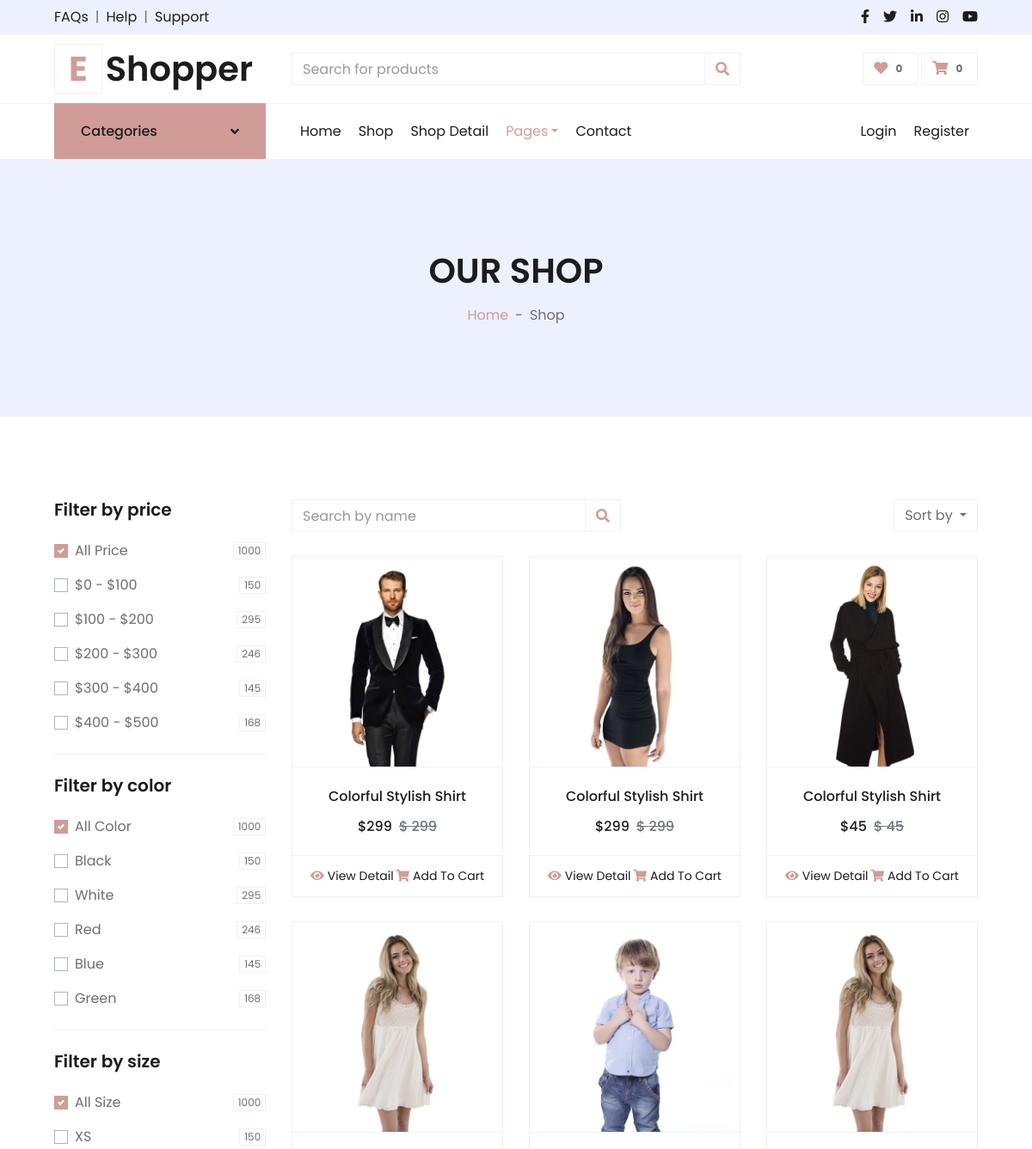
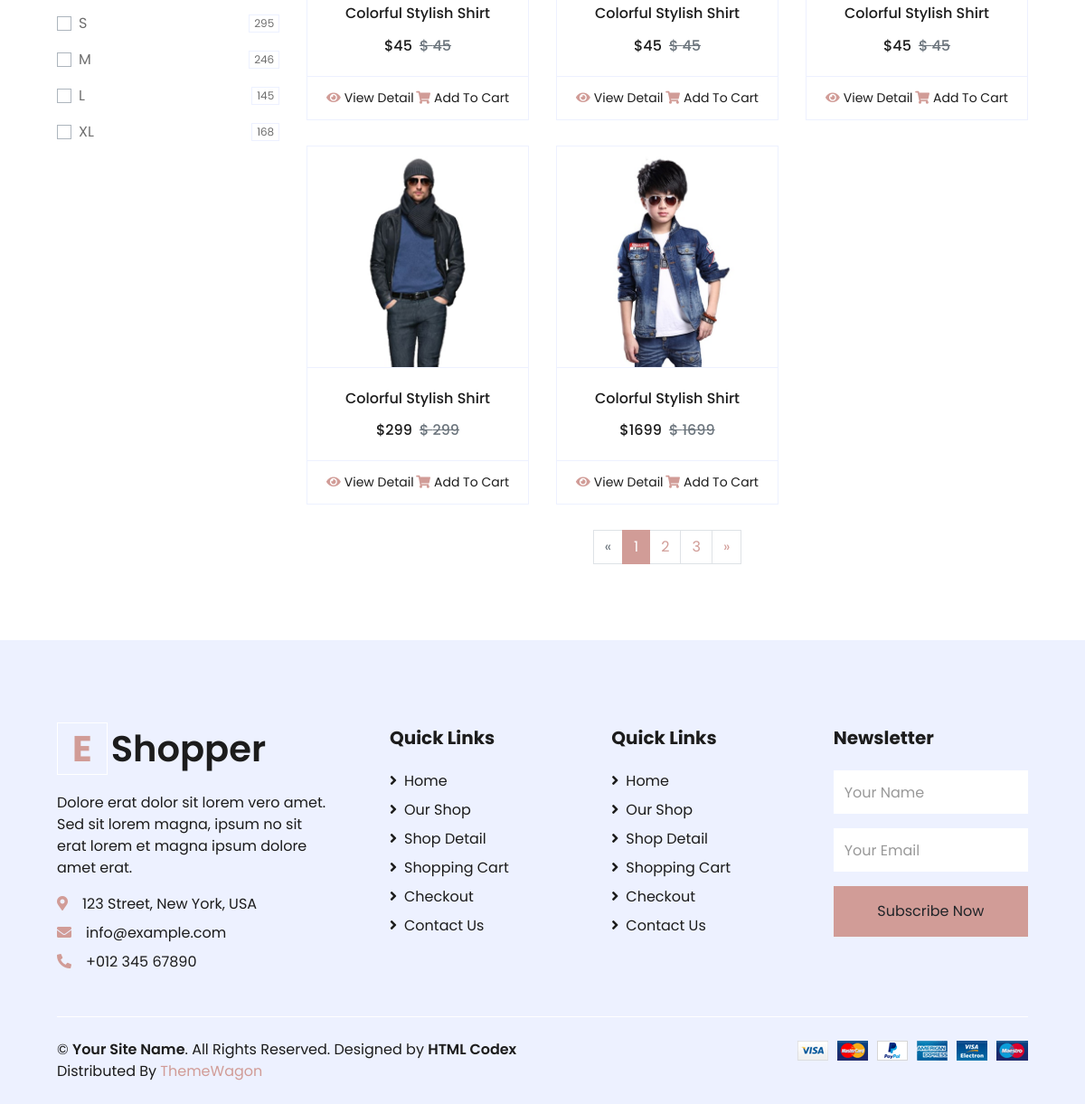
Screenshot of /shop?order=popularity with the database file from the repository (2 pictures, top to bottom).
### app/models.py (models this page shows)
class Product(models.Model):
    date = models.DateField()
    popularity = models.IntegerField()
    rating = models.IntegerField()
    name = models.CharField(max_length=50)
    price = models.IntegerField()
    img_name = models.CharField(max_length=100)

### app/views.py (the view)
# urls.py: path('shop',views.shop,name='shop'),
def shop(r):
    try:
        order = r.GET.get('order')
        order_by = r.GET.get("order_by")
        if order_by is None:order_by="year"
        if order is None:order='date'
        if order=="date":
            increasing=True
            products = Product.objects.annotate(year_field=Extract("date",order_by))
            lst_ = []
            for i in products:
                lst_.append({"product":i,"order_by_value":i.year_field})
            lst_ =sorted(lst_,key=lambda d:d["order_by_value"],reverse=increasing)
            i=0
            lst__=[]
            while i<len(products):lst__.append(lst_[i]["product"]);i+=1
            products=lst__
        elif order=="popularity":
            products = Product.objects.order_by("popularity")
            if order_by=="descending":
                products=products.reverse()
        else:
            products=Product.objects.order_by("rating")
            if order_by=="descending":
                products=products.reverse()
        return render(r,'shop.html',{
            "products":products
        })
    except Exception as e:
        return render(r,"shop.html",{
            "products":Product.objects.all()
        })

### app/templates/shop.html (shortened to what this page needs)
{% extends "layout.html" %}
{% load static %}
{% block content %}
    <div class="container-fluid bg-secondary mb-5">
        <div class="d-flex flex-column align-items-center justify-content-center" style="min-height: 300px">
            <h1 class="font-weight-semi-bold text-uppercase mb-3">Our Shop</h1>
            <div class="d-inline-flex">
                <p class="m-0"><a href="{% url "index" %}">Home</a></p>
                <p class="m-0 px-2">-</p>
                <p class="m-0">Shop</p>
            </div>
        </div>
    </div>
    <div class="container-fluid pt-5">
        <div class="row px-xl-5">
            <div class="col-lg-3 col-md-12">
                <div class="border-bottom mb-4 pb-4">
                    <h5 class="font-weight-semi-bold mb-4">Filter by price</h5>
                    <form>
                        <div class="custom-control custom-checkbox d-flex align-items-center justify-content-between mb-3">
                            <label class="custom-control-label" for="price-all">All Price</label>
                            <span class="badge border font-weight-normal">1000</span>
                        </div>
                        <div class="custom-control custom-checkbox d-flex align-items-center justify-content-between mb-3">
                            <label class="custom-control-label" for="price-1">$0 - $100</label>
                            <span class="badge border font-weight-normal">150</span>
                        </div>
                        <div class="custom-control custom-checkbox d-flex align-items-center justify-content-between mb-3">
                            <label class="custom-control-label" for="price-2">$100 - $200</label>
                            <span class="badge border font-weight-normal">295</span>
                        </div>
                        <div class="custom-control custom-checkbox d-flex align-items-center justify-content-between mb-3">
                            <label class="custom-control-label" for="price-3">$200 - $300</label>
                            <span class="badge border font-weight-normal">246</span>
                        </div>
                        <div class="custom-control custom-checkbox d-flex align-items-center justify-content-between mb-3">
                            <label class="custom-control-label" for="price-4">$300 - $400</label>
                            <span class="badge border font-weight-normal">145</span>
                        </div>
                        <div class="custom-control custom-checkbox d-flex align-items-center justify-content-between">
                            <label class="custom-control-label" for="price-5">$400 - $500</label>
                            <span class="badge border font-weight-normal">168</span>
                        </div>
                    </form>
                </div>
                <div class="border-bottom mb-4 pb-4">
                    <h5 class="font-weight-semi-bold mb-4">Filter by color</h5>
                    <form>
                        <div class="custom-control custom-checkbox d-flex align-items-center justify-content-between mb-3">
                            <label class="custom-control-label" for="price-all">All Color</label>
                            <span class="badge border font-weight-normal">1000</span>
                        </div>
                        <div class="custom-control custom-checkbox d-flex align-items-center justify-content-between mb-3">
                            <label class="custom-control-label" for="color-1">Black</label>
                            <span class="badge border font-weight-normal">150</span>
                        </div>
                        <div class="custom-control custom-checkbox d-flex align-items-center justify-content-between mb-3">
                            <label class="custom-control-label" for="color-2">White</label>
                            <span class="badge border font-weight-normal">295</span>
                        </div>
                        <div class="custom-control custom-checkbox d-flex align-items-center justify-content-between mb-3">
                            <label class="custom-control-label" for="color-3">Red</label>
                            <span class="badge border font-weight-normal">246</span>
                        </div>
                        <div class="custom-control custom-checkbox d-flex align-items-center justify-content-between mb-3">
                            <label class="custom-control-label" for="color-4">Blue</label>
                            <span class="badge border font-weight-normal">145</span>
                        </div>
                        <div class="custom-control custom-checkbox d-flex align-items-center justify-content-between">
                            <label class="custom-control-label" for="color-5">Green</label>
                            <span class="badge border font-weight-normal">168</span>
                        </div>
                    </form>
                </div>
                <div class="mb-5">
                    <h5 class="font-weight-semi-bold mb-4">Filter by size</h5>
                    <form>
                        <div class="custom-control custom-checkbox d-flex align-items-center justify-content-between mb-3">
                            <label class="custom-control-label" for="size-all">All Size</label>
                            <span class="badge border font-weight-normal">1000</span>
                        </div>
                        <div class="custom-control custom-checkbox d-flex align-items-center justify-content-between mb-3">
                            <label class="custom-control-label" for="size-1">XS</label>
                            <span class="badge border font-weight-normal">150</span>
                        </div>
                        <div class="custom-control custom-checkbox d-flex align-items-center justify-content-between mb-3">
                            <label class="custom-control-label" for="size-2">S</label>
                            <span class="badge border font-weight-normal">295</span>
                        </div>
                        <div class="custom-control custom-checkbox d-flex align-items-center justify-content-between mb-3">
                            <label class="custom-control-label" for="size-3">M</label>
                            <span class="badge border font-weight-normal">246</span>
                        </div>
                        <div class="custom-control custom-checkbox d-flex align-items-center justify-content-between mb-3">
                            <label class="custom-control-label" for="size-4">L</label>
                            <span class="badge border font-weight-normal">145</span>
                        </div>
                        <div class="custom-control custom-checkbox d-flex align-items-center justify-content-between">
                            <label class="custom-control-label" for="size-5">XL</label>
                            <span class="badge border font-weight-normal">168</span>
                        </div>
                    </form>
                </div>
            </div>
            <div class="col-lg-9 col-md-12">
                <div class="row pb-3">
                    <div class="col-12 pb-1">
                        <div class="d-flex align-items-center justify-content-between mb-4">
                            <form action="">
                                <div class="input-group">
                                    <input type="text" class="form-control" placeholder="Search by name">
                                    <div class="input-group-append">
                                        <span class="input-group-text bg-transparent text-primary">
                                            <i class="fa fa-search"></i>
                                        </span>
                                    </div>
                                </div>
                            </form>
                            <div class="dropdown ml-4">
                                <button class="btn border dropdown-toggle" type="button" id="triggerId" data-toggle="dropdown" aria-haspopup="true"
                                        aria-expanded="false">
                                            Sort by
                                        </button>
                            </div>
                        </div>
                    </div>
                    {% for product in products %}
                        <div class="col-lg-4 col-md-6 col-sm-12 pb-1">
                            <div class="card product-item border-0 mb-4">
                                <div class="card-header product-img position-relative overflow-hidden bg-transparent border p-0">
                                    <img class="img-fluid w-100" src="{% static "img/"|add:product.img_name %}" alt="">
                                </div>
                                <div class="card-body border-left border-right text-center p-0 pt-4 pb-3">
                                    <h6 class="text-truncate mb-3"> {{product.name}} </h6>
                                    <div class="d-flex justify-content-center">
                                        <h6>${{product.price}} </h6><h6 class="text-muted ml-2"><del>$ {{product.price}} </del></h6>
                                    </div>
                                </div>
                                <div class="card-footer d-flex justify-content-between bg-light border">
                                    <a href="" class="btn btn-sm text-dark p-0"><i class="fas fa-eye text-primary mr-1"></i>View Detail</a>
                                    <a href="" class="btn btn-sm text-dark p-0"><i class="fas fa-shopping-cart text-primary mr-1"></i>Add To Cart</a>
                                </div>
                            </div>
                        </div>
                    {% endfor %}
                    <div class="col-12 pb-1">
                        <nav aria-label="Page navigation">
                          <ul class="pagination justify-content-center mb-3">
                            <li class="page-item disabled">
                              <a class="page-link" href="#" aria-label="Previous">
                                <span aria-hidden="true">&laquo;</span>
                              </a>
                            </li>
                            <li class="page-item active"><a class="page-link" href="#">1</a></li>
                            <li class="page-item"><a class="page-link" href="#">2</a></li>
                            <li class="page-item"><a class="page-link" href="#">3</a></li>
                            <li class="page-item">
                              <a class="page-link" href="#" aria-label="Next">
                                <span aria-hidden="true">&raquo;</span>
                              </a>
                            </li>
                          </ul>
                        </nav>
                    </div>
                </div>
            </div>
        </div>
    </div>
{% endblock content %}

### rows the page displays
Product: img_name (picture), name "Colorful Stylish Shirt", price "299"
Product: img_name (picture), name "Colorful Stylish Shirt", price "299"
Product: img_name (picture), name "Colorful Stylish Shirt", price "45"
Product: img_name (picture), name "Colorful Stylish Shirt", price "45"
Product: img_name (picture), name "Colorful Stylish Shirt", price "45"
Product: img_name (picture), name "Colorful Stylish Shirt", price "45"
Product: img_name (picture), name "Colorful Stylish Shirt", price "299"
Product: img_name (picture), name "Colorful Stylish Shirt", price "1699"
